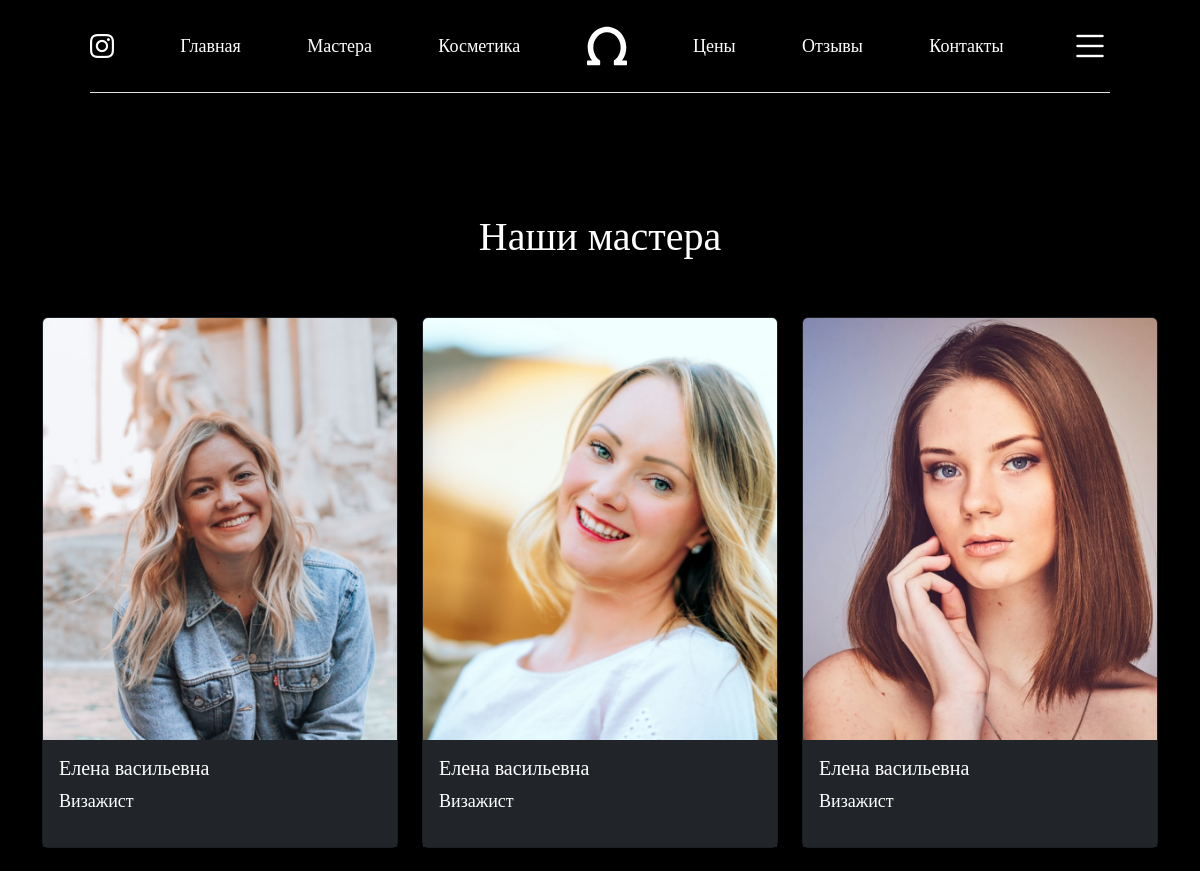
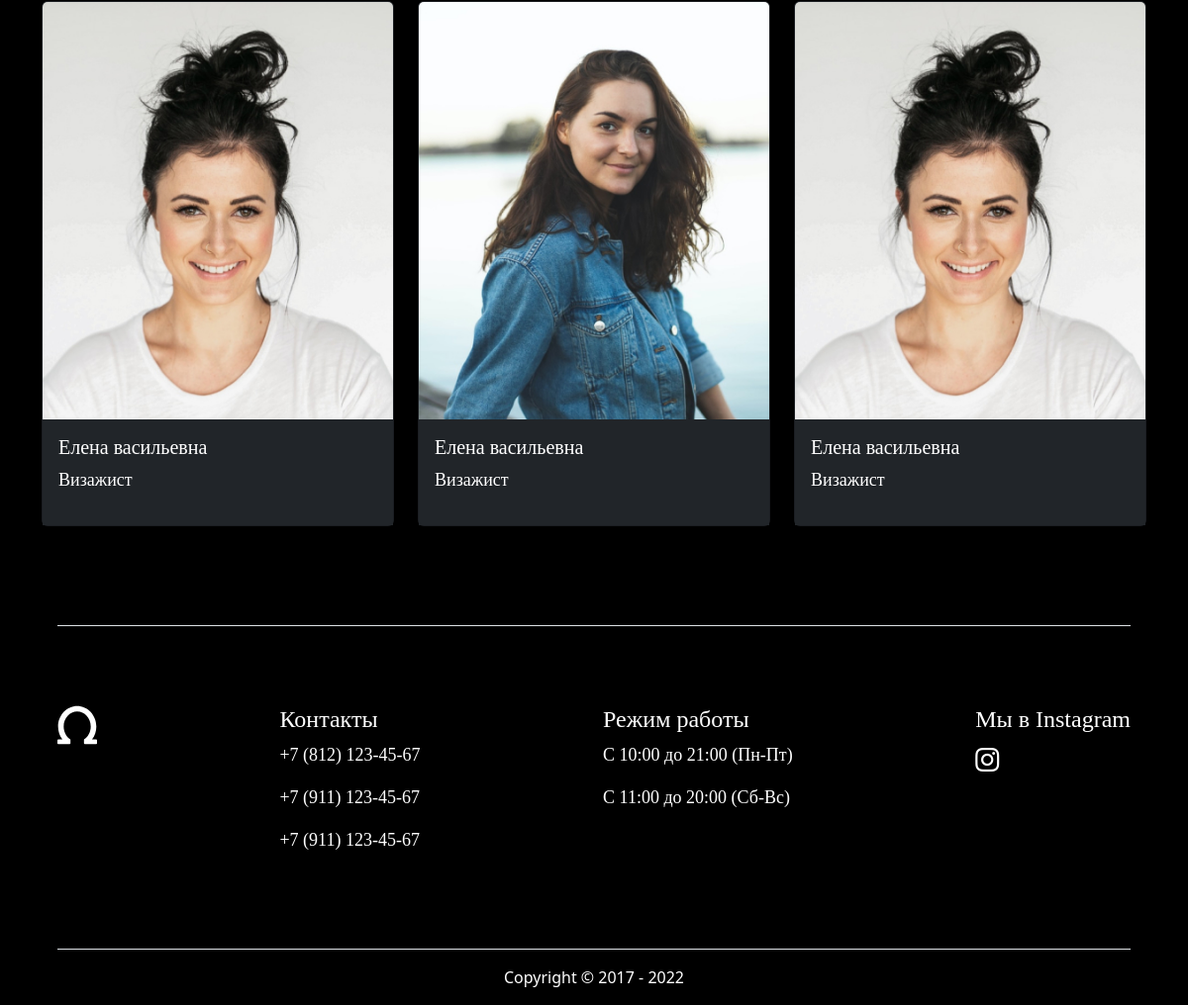
Screenshot of /master/ with the database file from the repository (2 pictures, top to bottom).
### beaty_salon/models.py (models this page shows, shortened)
class MastersModel(models.Model):
    img = models.ImageField(upload_to="master/")
    text_n = models.CharField(max_length=100)
    text = models.TextField()
    created_at = models.DateField(auto_now_add=True)
    updated_at = models.DateField(auto_now=True)

### beaty_salon/views.py (the view)
# urls.py: path("master/", master_view, name="master"),
def master_view(request):
    master = MastersModel.objects.all()
    return render(request, template_name="masters.html", context={"master":master})

### templates/masters.html
{% extends "layouts/base-1.html" %}
{% load static %}
{% block content %}
    <div class="section_1_d" style="background-color: #000000">
            <div class="sec_1sen text-center">
                <h1  class=" font-f-g">Наши мастера</h1>
            </div>
            <div class="sec_1img container pt-5">
                <div class="row row-cols-1 row-cols-md-3 g-4">
                    {% for i in master %}
                    <div class="col">
                      <div class="card h-100 bg-dark">
                        <img src="{{ i.img.url }}" class="card-img-top" alt="...">
                        <div class="card-body bg-dark">
                          <h5 class="card-title font-f-g">{{ i.text_n.capitalize }}</h5>
                            <p class="font-f-cg text-white">{{ i.text.title }}</p>
                        </div>
                      </div>
                    </div>
                    {% endfor %}
                  </div>
            </div>
        </div>
{% endblock content %}

### templates/layouts/base-1.html (shortened to what this page needs)
{% load static %}
<!DOCTYPE html>
<html lang="en">
<head>
    <link rel="stylesheet" href="{% static "main/css/main.css" %}">
    <link href="https://cdn.jsdelivr.net/npm/bootstrap@5.3.2/dist/css/bootstrap.min.css" rel="stylesheet"
>
    <link rel="stylesheet" href="https://cdn.jsdelivr.net/npm/bootstrap-icons@1.3.0/font/bootstrap-icons.css">
</head>
<body style="background-color: black;">
<header>
    {% include "layouts/navbar.html" %}
</header>
{% block content %}
{% endblock content %}
{% include "layouts/footer.html" %}
</body>
</html>

### templates/layouts/navbar.html
{% load static %}
    <nav class="container-lg pt-3">
        <ul class="nav justify-content-between align-items-center pb-3 border-bottom mx-5">
            <li class="nav-item">
                <a class="heanav_1" aria-current="page"  href="https://www.instagram.com/"><i
                        class="bi bi-instagram" style="font-size: 24px;"></i></a>
            </li>
            <li class="nav-item">
                <a class="heanav font-f-cg" aria-current="page" href="{% url "beaty" %}" style="font-weight:">Главная</a>
            </li>
            <li class="nav-item">
                <a class="heanav font-f-cg" aria-current="page" href="{% url 'master' %}">Мастера</a>
            </li>
            <li class="nav-item">
                <a class="heanav font-f-cg" aria-current="page" href="#section_1">Косметика</a>
            </li>
            <li class="nav-item">
                <a class="" aria-current="page" href="{% url "beaty" %}"><img
                        src="{% static "main/img/Vectorlogo.svg" %}" alt=""></a>
            </li>
            <li class="nav-item">
                <a class="heanav font-f-cg" aria-current="page" href="#">Цены</a>
            </li>
            <li class="nav-item">
                <a class="heanav font-f-cg" aria-current="page" href="#">Отзывы</a>
            </li>
            <li class="nav-item">
                <a class="heanav font-f-cg" aria-current="page" href="{% url "contacts" %}">Контакты</a>
            </li>
            <li class="nav-item">
                <a class="heanav_1" aria-current="page" href="#"><i class="bi bi-list"
                                                                                  style="font-size: 40px;"></i></a>
            </li>
        </ul>
    </nav>

### templates/layouts/footer.html
{% load static %}
<footer class="section" id="footer">
    <div class="footer_con container" style="padding-top: 100px;">
        <div class="footer border-bottom border-top d-flex justify-content-between align-items-start ms-3 me-3"
             style="padding-top: 80px;padding-bottom:80px;">
            <div class="f_con">
                <img src="{% static "main/img/Vectorlogo.svg" %}" alt="">
            </div>
            <div class="f_con">
                <h4 class="font-f-g text-white">Контакты</h4>
                <p class="font-f-cg text-white">+7 (812) 123-45-67</p>
                <p class="font-f-cg text-white">+7 (911) 123-45-67</p>
                <p class="font-f-cg text-white">+7 (911) 123-45-67</p>
            </div>
            <div class="f_con">
                <h4 class="font-f-g text-white">Режим работы</h4>
                <p class="font-f-cg text-white">C 10:00 до 21:00 (Пн-Пт)</p>
                <p class="font-f-cg text-white">С 11:00 до 20:00 (Сб-Вс)</p>
            </div>
            <div class="f_con">
                <h4 class="font-f-g text-white">Мы в Instagram</h4>
                <a class="heanav border-bottom-0" aria-current="page" href="https://www.instagram.com/"><i
                        class="bi bi-instagram" style="font-size: 24px;"></i></a>
            </div>
        </div>
        <div class="f_span text-center pt-3 pb-3">
            <span class="text-white">Copyright © 2017 - 2022</span>
        </div>
    </div>
</footer>

### static/main/css/main.css (style rules this page uses)
.font-f-g { font-family: 'EB Garamond', serif; color: white !important; }
.font-f-cg { font-family: 'Cormorant Garamond', serif; font-size: 18px; }
.heanav { text-decoration: none; color: white; }
.heanav_1 { text-decoration: none; color: white !important; }
.section { background-color: black !important; }
.section_1_d { padding-top: 120px; }

### rows the page displays
MastersModel: img (picture), text_n "Елена васильевна", text "Визажист"
MastersModel: img (picture), text_n "Елена васильевна", text "Визажист"
MastersModel: img (picture), text_n "Елена васильевна", text "Визажист"
MastersModel: img (picture), text_n "Елена васильевна", text "Визажист"
MastersModel: img (picture), text_n "Елена васильевна", text "Визажист"
MastersModel: img (picture), text_n "Елена васильевна", text "Визажист"
